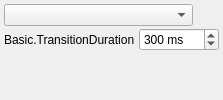
  <widget class="OBSDock" name="transitionsDock">
   <property name="features">
    <set>QDockWidget::DockWidgetClosable|QDockWidget::DockWidgetMovable|QDockWidget::DockWidgetFloatable</set>
   </property>
   <property name="windowTitle">
    <string>Basic.SceneTransitions</string>
   </property>
   <attribute name="dockWidgetArea">
    <number>8</number>
   </attribute>
   <widget class="QWidget" name="dockWidgetContents_5">
    <layout class="QVBoxLayout" name="verticalLayout_3">
     <property name="leftMargin">
      <number>4</number>
     </property>
     <property name="topMargin">
      <number>4</number>
     </property>
     <property name="rightMargin">
      <number>4</number>
     </property>
     <property name="bottomMargin">
      <number>4</number>
     </property>
     <item>
      <widget class="QFrame" name="transitionsContainer">
       <layout class="QVBoxLayout" name="verticalLayout_2">
        <property name="spacing">
         <number>2</number>
        </property>
        <property name="leftMargin">
         <number>0</number>
        </property>
        <property name="topMargin">
         <number>0</number>
        </property>
        <property name="rightMargin">
         <number>0</number>
        </property>
        <property name="bottomMargin">
         <number>0</number>
        </property>
        <item>
         <layout class="QHBoxLayout" name="horizontalLayout_4">
          <property name="spacing">
           <number>4</number>
          </property>
          <item>
           <widget class="QComboBox" name="transitions">
            <property name="minimumSize">
             <size>
              <width>120</width>
              <height>0</height>
             </size>
            </property>
            <property name="accessibleName">
             <string>Transition</string>
            </property>
           </widget>
          </item>
          <item>
           <widget class="QPushButton" name="transitionProps">
            <property name="sizePolicy">
             <sizepolicy hsizetype="Maximum" vsizetype="Maximum">
              <horstretch>0</horstretch>
              <verstretch>0</verstretch>
             </sizepolicy>
            </property>
            <property name="maximumSize">
             <size>
              <width>22</width>
              <height>22</height>
             </size>
            </property>
            <property name="toolTip">
             <string>Basic.TransitionProperties</string>
            </property>
            <property name="accessibleName">
             <string>Basic.TransitionProperties</string>
            </property>
            <property name="text">
             <string notr="true"/>
            </property>
            <property name="icon">
             <iconset>
              <normaloff>:/settings/images/settings/general.svg</normaloff>:/settings/images/settings/general.svg</iconset>
            </property>
            <property name="flat">
             <bool>true</bool>
            </property>
            <property name="themeID" stdset="0">
             <string notr="true">configIconSmall</string>
            </property>
           </widget>
          </item>
         </layout>
        </item>
        <item>
         <layout class="QHBoxLayout" name="horizontalLayout_3">
          <property name="spacing">
           <number>4</number>
          </property>
          <item>
           <widget class="QLabel" name="transitionDurationLabel">
            <property name="sizePolicy">
             <sizepolicy hsizetype="Maximum" vsizetype="Preferred">
              <horstretch>0</horstretch>
              <verstretch>0</verstretch>
             </sizepolicy>
            </property>
            <property name="text">
             <string>Basic.TransitionDuration</string>
            </property>
            <property name="buddy">
             <cstring>transitionDuration</cstring>
            </property>
           </widget>
          </item>
          <item>
           <widget class="QSpinBox" name="transitionDuration">
            <property name="accessibleName">
             <string>Basic.TransitionDuration</string>
            </property>
            <property name="suffix">
             <string> ms</string>
            </property>
            <property name="minimum">
             <number>50</number>
            </property>
            <property name="maximum">
             <number>20000</number>
            </property>
            <property name="singleStep">
             <number>50</number>
            </property>
            <property name="value">
             <number>300</number>
            </property>
           </widget>
          </item>
         </layout>
        </item>
        <item>
         <spacer name="verticalSpacer">
          <property name="orientation">
           <enum>Qt::Vertical</enum>
          </property>
          <property name="sizeHint" stdset="0">
           <size>
            <width>20</width>
            <height>40</height>
           </size>
          </property>
         </spacer>
        </item>
       </layout>
      </widget>
     </item>
    </layout>
   </widget>
  </widget>
